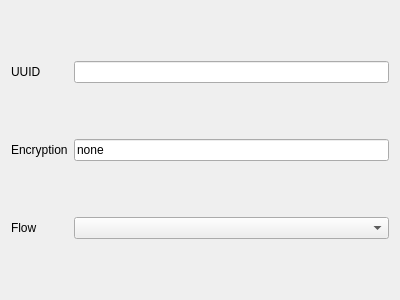
<?xml version="1.0" encoding="UTF-8"?>
<ui version="4.0">
 <class>EditXrayVless</class>
 <widget class="QWidget" name="EditXrayVless">
  <property name="geometry">
   <rect>
    <x>0</x>
    <y>0</y>
    <width>400</width>
    <height>300</height>
   </rect>
  </property>
  <property name="windowTitle">
   <string>Form</string>
  </property>
  <layout class="QGridLayout" name="gridLayout">
   <item row="0" column="0">
    <widget class="QLabel" name="label">
     <property name="text">
      <string>UUID</string>
     </property>
    </widget>
   </item>
   <item row="0" column="1">
    <widget class="QLineEdit" name="xray_uuid"/>
   </item>
   <item row="1" column="0">
    <widget class="QLabel" name="label_2">
     <property name="text">
      <string>Encryption</string>
     </property>
    </widget>
   </item>
   <item row="1" column="1">
    <widget class="QLineEdit" name="xray_enc">
     <property name="text">
      <string>none</string>
     </property>
    </widget>
   </item>
   <item row="2" column="0">
    <widget class="QLabel" name="label_3">
     <property name="text">
      <string>Flow</string>
     </property>
    </widget>
   </item>
   <item row="2" column="1">
    <widget class="QComboBox" name="xray_flow"/>
   </item>
  </layout>
 </widget>
 <resources/>
 <connections/>
</ui>
